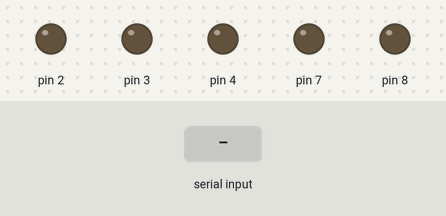
A sketch run on a simulated Arduino Uno, built with avr-gcc and run on an emulated ATmega328P. Shown: output pins drawn as LEDs (lit = HIGH). The inputs (shaded band) are chosen by the test bench. EEPROM starts erased; what the sketch prints to the serial monitor is not drawn.

Above: at 1.5 s.
1.6 s: "p\n" received over Serial
At 2.1 s:
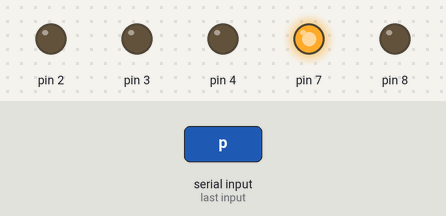
4.6 s: "m\n" received over Serial
At 5.6 s:
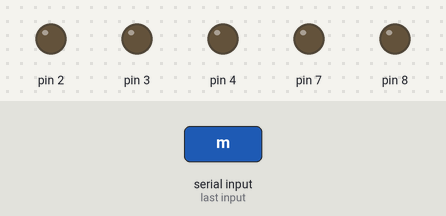
6.1 s: "g\n" received over Serial
At 6.7 s:
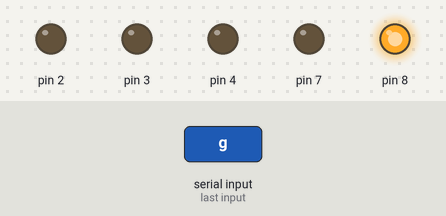
Timing chart, 0 to 31.8 s (numbered marks = the images above; inputs shaded):
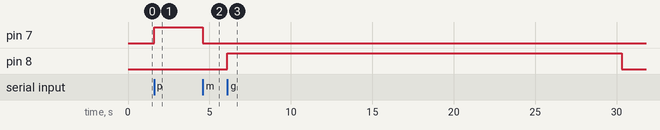

The sketch:

mockPhneutralization.ino
```cpp
// ============================================================
//  mockPhneutralization.ino
//
//  Mock version of PhNeutralisation.ino for testing without hardware.
//
//  What is simulated:
//    - EZO pH meter  → pH decreases when acid pump relay is on,
//                       drifts up slowly otherwise.
//                       Resets to MOCK_WASTE_PH when waste enters
//                       the neutralizer (WAITING_BEFORE_NEUTRALIZATION).
//    - EZO thermometer → fixed temperature (MOCK_TEMPERATURE_C).
//    - RTC             → millis()-based unix timestamp starting at
//                        MOCK_INITIAL_UNIXTIME.
//    - Waste level sensors → tank 1 fills after MOCK_WASTE_FILL_INTERVAL_MS,
//                            empties once the pump relay deactivates.
//    - Neutralizer tank sensor → always not-full (no overflow).
//    - Acid level sensor       → always available.
//
//  Communication:
//    - Comment out DEBUG_SERIAL to use Modbus (same as production).
//    - With DEBUG_SERIAL, status is printed to Serial on every state change.
//
//  Relay outputs still toggle real digital pins (2–8), but nothing
//  needs to be connected.
// ============================================================


// ---- Mock configuration ------------------------------------

// Uncomment to use plain Serial output instead of Modbus.
#define DEBUG_SERIAL

// Uncomment to force AUTOMATIC mode on startup (ignores EEPROM).
//#define MOCK_AUTO_START

// Simulated unix timestamp at boot (2024-01-01 11:00:00 UTC).
// Aligns with the default firstNeutralizationHour (11) so AUTO mode
// triggers neutralization immediately.
#define MOCK_INITIAL_UNIXTIME  1704106800UL

// How long (ms) before an empty waste tank refills.
#define MOCK_WASTE_FILL_INTERVAL_MS  30000UL

// pH value set when waste enters the neutralizer tank.
#define MOCK_WASTE_PH  12.0f

// pH drop per second while acid pump relay is on.
#define MOCK_ACID_EFFECT_PER_SEC  0.08f

// Natural pH drift up per second (no pump active).
#define MOCK_PH_DRIFT_PER_SEC  0.002f

// Fixed simulated temperature (degrees C x100 → register value).
#define MOCK_TEMPERATURE_REG  2000   // 20.00 °C

// ---- Communication -----------------------------------------

#ifdef DEBUG_SERIAL
  #define COMMUNICATION_SETUP  Serial.begin(9600)
  #define COMMUNICATION_UPDATE // nothing — Modbus not used
#else
  #include <SimpleModbusSlave.h>
  #define COMMUNICATION_SETUP  modbus_configure(&Serial, 38400, SERIAL_8N1, 1, 50, holdingRegisters)
  #define COMMUNICATION_UPDATE modbus_update()
#endif

// ---- Includes ----------------------------------------------

#include <RTClib.h>       // DateTime class used inside PHNeutralizer
#include "PHNeutralizer.h"
#include <avr/wdt.h>

// ---- Modbus holding registers (same layout as production) ---
//
//  0  command          9  idleTimeBeforeNeutralization  18 relay output bits
//  1  runningMode     10  neutralizationTimeout         19 wasteTankBisFull
//  2  status          11  neutralizationPeriod          20 RTC command
//  3  emptyTiming[0]  12  firstNeutralizationHour    21-22 unixtime (uint32)
//  4  emptyTiming[1]  13  acidPulseTiming            23-24 newtime  (uint32)
//  5  emptyTiming[2]  14  acidPulsePeriod               25 thermo command
//  6  reserved        15  neutralizerTankFull           26 temperature x100
//  7  reserved        16  phTarget x100                 27 pH command
//  8  reserved        17  wasteTankFull                 28 pH x100
//                                                        29 acidLevel
//                                                        30 pH calibration
//                                                     35-37 debug regs
//                                                        40 btnWasteSelect

unsigned int holdingRegisters[50];

PHNeutralizer neutralizer = PHNeutralizer(
  &holdingRegisters[0],             // commandRegister
  &holdingRegisters[1],             // runningModeRegister
  &holdingRegisters[2],             // statusRegister
  (uint32_t*)&holdingRegisters[21], // unixtimeRegister (2 x uint16)
  &holdingRegisters[28],            // phRegister
  &holdingRegisters[3],             // emptyingTankTimings[3]
  &holdingRegisters[9],             // idleTimeBeforeNeutralization
  &holdingRegisters[10],            // neutralizationTimeout
  &holdingRegisters[11],            // neutralizationPeriod
  &holdingRegisters[12],            // firstNeutralizationHour
  &holdingRegisters[13],            // acidPulseTiming
  &holdingRegisters[14],            // acidPulsePeriod
  &holdingRegisters[29],            // acidLevel
  &holdingRegisters[40],            // btnWasteSelect
  &holdingRegisters[16],            // phTarget
  &holdingRegisters[15],            // neutralizerTankFull
  &holdingRegisters[17],            // wasteTankFull
  &holdingRegisters[19],            // wasteTankbisFull
  &holdingRegisters[18],            // outputStatusRegister (relay bit-field)
  &holdingRegisters[35]             // debugRegisters
);

// ---- Simulation state --------------------------------------

float  simPH               = 7.0f;   // current simulated pH
bool   simWaste1Full       = false;   // waste tank 1 level
bool   simWaste2Full       = false;   // waste tank 2 level (unused, always LOW)
bool   simWaste1WasActive  = false;   // tracks pump-relay rising edge

unsigned long lastSimMillis      = 0;
unsigned long waste1RefillStart  = 0;  // 0 = timer not running
unsigned int  prevStatus         = 0;
unsigned int  prevRelayBits      = 0;

// ---- Helpers -----------------------------------------------

#ifdef DEBUG_SERIAL
static const char* statusName(unsigned int s) {
  switch (s) {
    case 1:  return "IDLE";
    case 3:  return "NEUTRALIZING";
    case 4:  return "EMPTYING_WASTE_TANKS";
    case 5:  return "WAITING_BEFORE_NEUTRALIZATION";
    case 6:  return "EMPTYING_NEUTRALIZER";
    case 7:  return "MANUALLY_EMPTYING_TANKS";
    case 8:  return "FORCING_EMPTYING_NEUTRALIZER";
    case 9:  return "FORCING_EMPTYING_WASTE";
    case 10: return "MANUALLY_PUMPING_ACID";
    case 11: return "MANUALLY_BULLING";
    default: return "UNKNOWN";
  }
}

void printMockStatus() {
  Serial.print("[MOCK] mode=");       Serial.print(holdingRegisters[1]);
  Serial.print(" status=");           Serial.print(statusName(holdingRegisters[2]));
  Serial.print(" pH=");               Serial.print(holdingRegisters[28] / 100.0f, 2);
  Serial.print(" temp=");             Serial.print(holdingRegisters[26] / 100.0f, 1);
  Serial.print("C acidLvl=");         Serial.print(holdingRegisters[29]);
  Serial.print(" ntrlzrFull=");       Serial.print(holdingRegisters[15]);
  Serial.print(" waste1Full=");       Serial.print(holdingRegisters[17]);
  Serial.print(" waste2Full=");       Serial.print(holdingRegisters[19]);
  Serial.print(" relays=0b");         Serial.println(holdingRegisters[18], BIN);
}
#endif

// ---- Simulation update -------------------------------------

void updateSimulation() {
  unsigned long now = millis();
  float dt = (now - lastSimMillis) / 1000.0f;
  lastSimMillis = now;

  // -- pH simulation --
  bool acidPumpOn    = (holdingRegisters[18] >> 3) & 1;  // relay index 3 = PUMP_ACID
  bool agitationOn   = (holdingRegisters[18] >> 4) & 1;  // relay index 4 = PUMP_AGIT

  if (acidPumpOn) {
    simPH -= MOCK_ACID_EFFECT_PER_SEC * dt;
  } else {
    simPH += MOCK_PH_DRIFT_PER_SEC * dt;
  }
  simPH = constrain(simPH, 2.0f, 14.0f);

  // -- Waste tank 1 refill simulation --
  // Start timer when both tanks are empty and no timer is running.
  if (!simWaste1Full && waste1RefillStart == 0) {
    waste1RefillStart = now;
  }
  if (!simWaste1Full && waste1RefillStart != 0 &&
      (now - waste1RefillStart) >= MOCK_WASTE_FILL_INTERVAL_MS) {
    simWaste1Full     = true;
    waste1RefillStart = 0;
#ifdef DEBUG_SERIAL
    Serial.println("[SIM] Waste tank 1 is now FULL");
#endif
  }

  // Drain waste tank 1 once the pump relay deactivates (after having been on).
  bool wasteRelay1On = (holdingRegisters[18] >> 0) & 1;
  if (simWaste1WasActive && !wasteRelay1On && simWaste1Full) {
    simWaste1Full = false;
#ifdef DEBUG_SERIAL
    Serial.println("[SIM] Waste tank 1 drained (pump relay off)");
#endif
  }
  simWaste1WasActive = wasteRelay1On;

  // -- Write simulated sensor values to registers --
  holdingRegisters[28] = (unsigned int)(simPH * 100.0f);
  holdingRegisters[26] = MOCK_TEMPERATURE_REG;
  holdingRegisters[29] = 0;                    // acid level: always available
  holdingRegisters[15] = 0;                    // neutralizer tank: never full
  holdingRegisters[17] = simWaste1Full ? 1 : 0;
  holdingRegisters[19] = simWaste2Full ? 1 : 0;
}

// Called once per status transition.
void onStatusChanged(unsigned int from, unsigned int to) {
  if (to == WAITING_BEFORE_NEUTRALIZATION) {
    // Waste has just been pumped into the neutralizer → raise pH.
    simPH = MOCK_WASTE_PH;
#ifdef DEBUG_SERIAL
    Serial.print("[SIM] Waste entered neutralizer, pH reset to ");
    Serial.println(simPH);
#endif
  }

#ifdef DEBUG_SERIAL
  Serial.print("[STATUS] ");
  Serial.print(statusName(from));
  Serial.print(" -> ");
  Serial.println(statusName(to));
  printMockStatus();
#endif
}

// ---- Arduino setup/loop ------------------------------------

void setup() {
  COMMUNICATION_SETUP;

  // Seed the simulated unix time (registers 21-22 store a 32-bit value).
  *((uint32_t*)&holdingRegisters[21]) = MOCK_INITIAL_UNIXTIME;

  // Pre-set sensor registers so they are valid before the first update().
  holdingRegisters[26] = MOCK_TEMPERATURE_REG;
  holdingRegisters[28] = (unsigned int)(simPH * 100.0f);
  holdingRegisters[29] = 0;  // acid available
  holdingRegisters[15] = 0;  // neutralizer not full
  holdingRegisters[17] = 0;  // waste 1 empty
  holdingRegisters[19] = 0;  // waste 2 empty

  neutralizer.setup();

#ifdef MOCK_AUTO_START
  // Override EEPROM and force automatic mode.
  holdingRegisters[1] = AUTOMATIC;
  holdingRegisters[0] = SET_AUTOMATIC_MODE;
  neutralizer.update();
  holdingRegisters[0] = 0;
#endif

  lastSimMillis  = millis();
  prevStatus     = holdingRegisters[2];
  prevRelayBits  = holdingRegisters[18];

  wdt_enable(WDTO_4S);

#ifdef DEBUG_SERIAL
  Serial.println("=== mockPhneutralization started ===");
  Serial.println("Commands (send char + CR):");
  Serial.println("  a = SET_AUTOMATIC_MODE");
  Serial.println("  m = SET_MANUAL_MODE");
  Serial.println("  n = TRIGGER_NEUTRALIZATION (manual)");
  Serial.println("  e = EMPTY_TANKS (manual)");
  Serial.println("  p = ACTIVE_ACID_PUMP (manual)");
  Serial.println("  g = ACTIVE_AGITATION (manual)");
  Serial.println("  s = print status");
  printMockStatus();
#endif
}

void loop() {
  COMMUNICATION_UPDATE;

  // -- Advance simulated clock --
  *((uint32_t*)&holdingRegisters[21]) = MOCK_INITIAL_UNIXTIME + millis() / 1000UL;

  // -- Accept (and silently ignore) RTC set commands --
  holdingRegisters[20] = 0;

  // -- Run simulation and update sensor registers --
  updateSimulation();

  // -- Run neutralizer state machine --
  neutralizer.update();

  // -- Detect status changes --
  if (holdingRegisters[2] != prevStatus) {
    onStatusChanged(prevStatus, holdingRegisters[2]);
    prevStatus = holdingRegisters[2];
  }

  wdt_reset();
}

// ---- Serial debug command handler --------------------------
// Only compiled when DEBUG_SERIAL is defined.

#ifdef DEBUG_SERIAL
String serialBuf = "";

void serialEvent() {
  while (Serial.available()) {
    char ch = (char)Serial.read();
    if (ch == '\r' || ch == '\n') {
      serialBuf.trim();
      if (serialBuf.length() > 0) {
        handleDebugCommand(serialBuf.charAt(0));
        serialBuf = "";
      }
    } else {
      serialBuf += ch;
    }
  }
}

void handleDebugCommand(char cmd) {
  switch (cmd) {
    case 'a':
      Serial.println(">> SET_AUTOMATIC_MODE");
      holdingRegisters[0] = SET_AUTOMATIC_MODE;
      break;
    case 'm':
      Serial.println(">> SET_MANUAL_MODE");
      holdingRegisters[0] = SET_MANUAL_MODE;
      break;
    case 'n':
      Serial.println(">> TRIGGER_NEUTRALIZATION");
      holdingRegisters[0] = TRIGGER_NEUTRALIZATION;
      break;
    case 'e':
      Serial.println(">> EMPTY_TANKS");
      holdingRegisters[0] = EMPTY_TANKS;
      break;
    case 'p':
      Serial.println(">> ACTIVE_ACID_PUMP");
      holdingRegisters[0] = ACTIVE_ACID_PUMP;
      break;
    case 'g':
      Serial.println(">> ACTIVE_AGITATION");
      holdingRegisters[0] = ACTIVE_AGITATION;
      break;
    case 's':
      printMockStatus();
      break;
    default:
      Serial.print("Unknown command: ");
      Serial.println(cmd);
      break;
  }
}
#endif
```

Measured:
- after the input at 1.6 s, pin 7: LOW → HIGH at once
- after the input at 4.6 s, pin 7: HIGH → LOW at once
- after the input at 6.1 s, pin 8: LOW → HIGH at once, → LOW 24.2 s later
